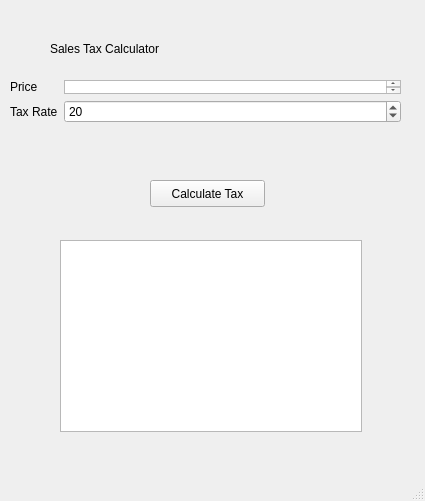
<?xml version="1.0" encoding="UTF-8"?>
<ui version="4.0">
 <class>MainWindow</class>
 <widget class="QMainWindow" name="MainWindow">
  <property name="geometry">
   <rect>
    <x>0</x>
    <y>0</y>
    <width>425</width>
    <height>501</height>
   </rect>
  </property>
  <property name="windowTitle">
   <string>MainWindow</string>
  </property>
  <widget class="QWidget" name="centralwidget">
   <widget class="QPushButton" name="calc_tax_button">
    <property name="geometry">
     <rect>
      <x>150</x>
      <y>180</y>
      <width>115</width>
      <height>27</height>
     </rect>
    </property>
    <property name="styleSheet">
     <string notr="true">font: 12pt &quot;Sans Serif&quot;;</string>
    </property>
    <property name="text">
     <string>Calculate Tax</string>
    </property>
   </widget>
   <widget class="QWidget" name="formLayoutWidget">
    <property name="geometry">
     <rect>
      <x>10</x>
      <y>80</y>
      <width>391</width>
      <height>81</height>
     </rect>
    </property>
    <layout class="QFormLayout" name="formLayout">
     <item row="0" column="0">
      <widget class="QLabel" name="price">
       <property name="styleSheet">
        <string notr="true">font: 22pt &quot;Sans Serif&quot;;</string>
       </property>
       <property name="text">
        <string>Price</string>
       </property>
      </widget>
     </item>
     <item row="1" column="0">
      <widget class="QLabel" name="tax_rate_label">
       <property name="styleSheet">
        <string notr="true">font: 14pt &quot;Sans Serif&quot;;</string>
       </property>
       <property name="text">
        <string>Tax Rate</string>
       </property>
      </widget>
     </item>
     <item row="1" column="1">
      <widget class="QSpinBox" name="tax_rate">
       <property name="value">
        <number>20</number>
       </property>
      </widget>
     </item>
     <item row="0" column="1">
      <widget class="QTextEdit" name="pricebox">
       <property name="sizePolicy">
        <sizepolicy hsizetype="Expanding" vsizetype="Ignored">
         <horstretch>0</horstretch>
         <verstretch>0</verstretch>
        </sizepolicy>
       </property>
       <property name="minimumSize">
        <size>
         <width>115</width>
         <height>0</height>
        </size>
       </property>
      </widget>
     </item>
    </layout>
   </widget>
   <widget class="QTextEdit" name="results_window">
    <property name="geometry">
     <rect>
      <x>60</x>
      <y>240</y>
      <width>302</width>
      <height>192</height>
     </rect>
    </property>
   </widget>
   <widget class="QLabel" name="label">
    <property name="geometry">
     <rect>
      <x>50</x>
      <y>30</y>
      <width>322</width>
      <height>38</height>
     </rect>
    </property>
    <property name="styleSheet">
     <string notr="true">font: 24pt &quot;Sans Serif&quot;;</string>
    </property>
    <property name="text">
     <string>Sales Tax Calculator</string>
    </property>
   </widget>
  </widget>
  <widget class="QMenuBar" name="menubar">
   <property name="geometry">
    <rect>
     <x>0</x>
     <y>0</y>
     <width>425</width>
     <height>20</height>
    </rect>
   </property>
  </widget>
  <widget class="QStatusBar" name="statusbar"/>
 </widget>
 <resources/>
 <connections/>
</ui>
